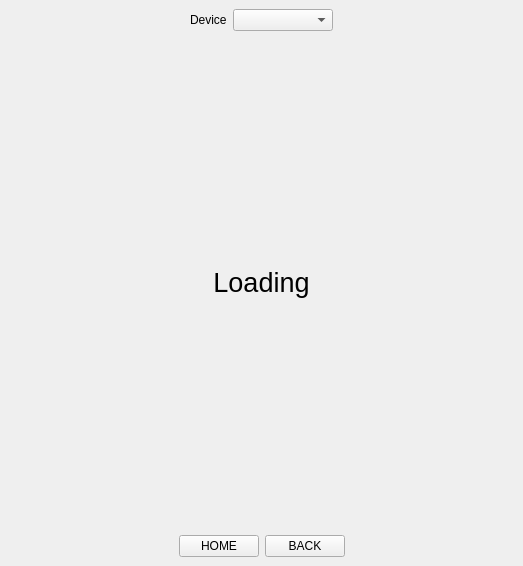
<?xml version="1.0" encoding="UTF-8"?>
<ui version="4.0">
 <class>MainWindow</class>
 <widget class="QMainWindow" name="MainWindow">
  <property name="geometry">
   <rect>
    <x>0</x>
    <y>0</y>
    <width>523</width>
    <height>566</height>
   </rect>
  </property>
  <property name="windowTitle">
   <string>MainWindow</string>
  </property>
  <widget class="QWidget" name="centralwidget">
   <layout class="QHBoxLayout" name="horizontalLayout_3">
    <item>
     <layout class="QVBoxLayout" name="verticalLayout" stretch="0,100,0">
      <property name="sizeConstraint">
       <enum>QLayout::SetFixedSize</enum>
      </property>
      <item>
       <layout class="QHBoxLayout" name="horizontalLayout_4" stretch="0,0,0,0,0">
        <item>
         <spacer name="horizontalSpacer_3">
          <property name="orientation">
           <enum>Qt::Horizontal</enum>
          </property>
          <property name="sizeHint" stdset="0">
           <size>
            <width>40</width>
            <height>20</height>
           </size>
          </property>
         </spacer>
        </item>
        <item>
         <widget class="QLabel" name="label_2">
          <property name="text">
           <string>Device</string>
          </property>
         </widget>
        </item>
        <item>
         <widget class="QComboBox" name="combo_device">
          <property name="minimumSize">
           <size>
            <width>100</width>
            <height>0</height>
           </size>
          </property>
         </widget>
        </item>
        <!-- <item>
         <widget class="QCheckBox" name="flip">
          <property name="text">
           <string>Flip</string>
          </property>
         </widget>
        </item> -->
        <item>
         <spacer name="horizontalSpacer_4">
          <property name="orientation">
           <enum>Qt::Horizontal</enum>
          </property>
          <property name="sizeHint" stdset="0">
           <size>
            <width>40</width>
            <height>20</height>
           </size>
          </property>
         </spacer>
        </item>
       </layout>
      </item>
      <item>
       <layout class="QHBoxLayout" name="horizontalLayout_2" stretch="0">
        <property name="sizeConstraint">
         <enum>QLayout::SetFixedSize</enum>
        </property>
        <property name="rightMargin">
         <number>0</number>
        </property>
        <item>
         <widget class="QLabel" name="label">
          <property name="text">
           <string>&lt;html&gt;&lt;head/&gt;&lt;body&gt;&lt;p&gt;&lt;span style=&quot; font-size:20pt;&quot;&gt;Loading&lt;/span&gt;&lt;/p&gt;&lt;/body&gt;&lt;/html&gt;</string>
          </property>
          <property name="alignment">
           <set>Qt::AlignCenter</set>
          </property>
         </widget>
        </item>
       </layout>
      </item>
      <item>
       <layout class="QHBoxLayout" name="horizontalLayout" stretch="0,0,0,0">
        <property name="spacing">
         <number>6</number>
        </property>
        <property name="sizeConstraint">
         <enum>QLayout::SetFixedSize</enum>
        </property>
        <item>
         <spacer name="horizontalSpacer">
          <property name="orientation">
           <enum>Qt::Horizontal</enum>
          </property>
          <property name="sizeHint" stdset="0">
           <size>
            <width>40</width>
            <height>20</height>
           </size>
          </property>
         </spacer>
        </item>
        <item>
         <widget class="QPushButton" name="button_home">
          <property name="text">
           <string>HOME</string>
          </property>
         </widget>
        </item>
        <item>
         <widget class="QPushButton" name="button_back">
          <property name="text">
           <string>BACK</string>
          </property>
         </widget>
        </item>
        <item>
         <spacer name="horizontalSpacer_2">
          <property name="orientation">
           <enum>Qt::Horizontal</enum>
          </property>
          <property name="sizeHint" stdset="0">
           <size>
            <width>40</width>
            <height>20</height>
           </size>
          </property>
         </spacer>
        </item>
       </layout>
      </item>
     </layout>
    </item>
   </layout>
  </widget>
 </widget>
 <resources/>
 <connections/>
</ui>
